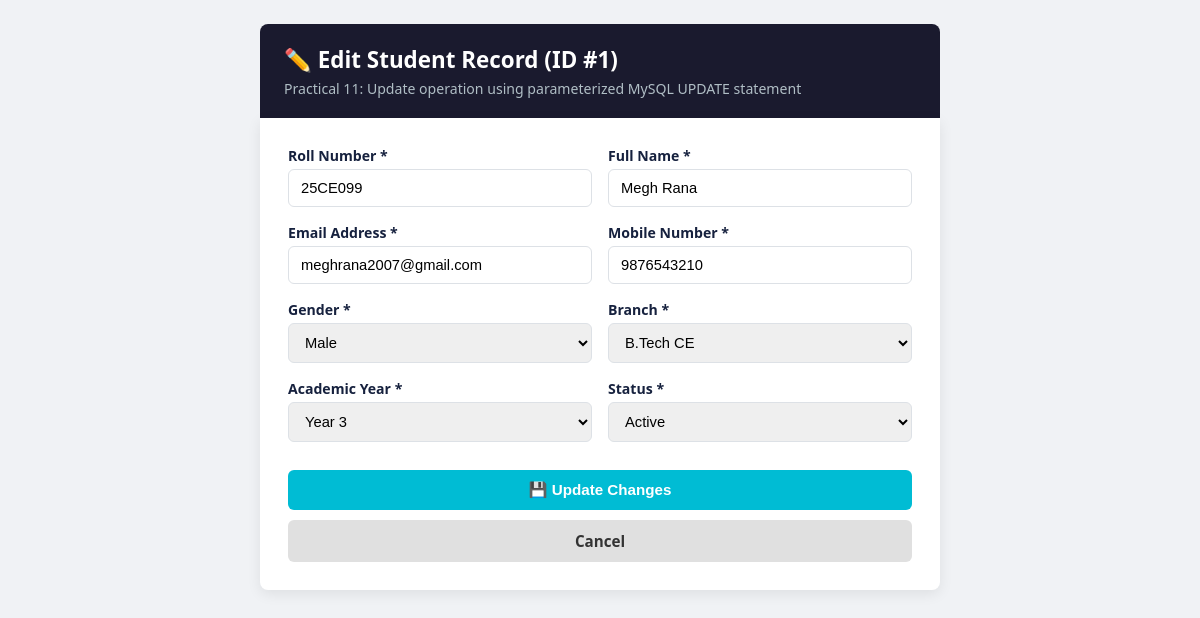
The page /edit_student.php?id=1 on the database its author committed.
### tables this page shows
CREATE TABLE IF NOT EXISTS `students` (
  `id` INT AUTO_INCREMENT PRIMARY KEY,
  `roll_no` VARCHAR(20) NOT NULL UNIQUE,
  `fullname` VARCHAR(100) NOT NULL,
  `email` VARCHAR(100) NOT NULL UNIQUE,
  `mobile` VARCHAR(15) NOT NULL,
  `gender` ENUM('male', 'female', 'other') NOT NULL,
  `course` VARCHAR(50) NOT NULL,
  `year` TINYINT UNSIGNED NOT NULL,
  `status` ENUM('active', 'inactive') NOT NULL DEFAULT 'active',
  `created_at` TIMESTAMP DEFAULT CURRENT_TIMESTAMP,
  `updated_at` TIMESTAMP DEFAULT CURRENT_TIMESTAMP ON UPDATE CURRENT_TIMESTAMP,
  INDEX `idx_course_year` (`course`, `year`),
  INDEX `idx_status` (`status`)
);

### edit_student.php (the view, shortened to what this page needs)
<?php
$id = (int)($_GET['id'] ?? $_POST['id'] ?? 0);
$errors = [];
$student = null;
try {
    $pdo = getDBConnection();
    $stmt = $pdo->prepare("SELECT * FROM students WHERE id = ? LIMIT 1");
    $stmt->execute([$id]);
    $student = $stmt->fetch();
} catch (Exception $e) {
    $_SESSION['flash_error'] = "Database error: " . $e->getMessage();
    header('Location: index.php');
    exit;
}
?>
<!DOCTYPE html>
<html lang="en">
<head>
</head>
<body>
    <div class="container">
        <header>
            <h1>✏️ Edit Student Record (ID #<?= $id ?>)</h1>
            <p>Practical 11: Update operation using parameterized MySQL UPDATE statement</p>
        </header>
        <div class="card" style="border-radius: 0 0 var(--radius) var(--radius);">
            <form method="POST" action="edit_student.php?id=<?= $id ?>" novalidate>
                <div class="form-grid">
                    <div class="form-group">
                        <label for="roll_no">Roll Number *</label>
                        <input type="text" id="roll_no" name="roll_no"
                               value="<?= htmlspecialchars($student['roll_no'] ?? '') ?>"
                               class="<?= isset($errors['roll_no']) ? 'is-invalid' : '' ?>" required>
                    </div>
                    <div class="form-group">
                        <label for="fullname">Full Name *</label>
                        <input type="text" id="fullname" name="fullname"
                               value="<?= htmlspecialchars($student['fullname'] ?? '') ?>"
                               class="<?= isset($errors['fullname']) ? 'is-invalid' : '' ?>" required>
                    </div>
                    <div class="form-group">
                        <label for="email">Email Address *</label>
                        <input type="email" id="email" name="email"
                               value="<?= htmlspecialchars($student['email'] ?? '') ?>"
                               class="<?= isset($errors['email']) ? 'is-invalid' : '' ?>" required>
                    </div>
                    <div class="form-group">
                        <label for="mobile">Mobile Number *</label>
                        <input type="text" id="mobile" name="mobile"
                               value="<?= htmlspecialchars($student['mobile'] ?? '') ?>"
                               class="<?= isset($errors['mobile']) ? 'is-invalid' : '' ?>" required maxlength="10">
                    </div>
                    <div class="form-group">
                        <label for="gender">Gender *</label>
                        <select id="gender" name="gender" required>
                            <option value="male" <?= ($student['gender'] ?? '') === 'male' ? 'selected' : '' ?>>Male</option>
                        </select>
                    </div>
                    <div class="form-group">
                        <label for="course">Branch *</label>
                        <select id="course" name="course" required>
                            <option value="btech-ce" <?= ($student['course'] ?? '') === 'btech-ce' ? 'selected' : '' ?>>B.Tech CE</option>
                        </select>
                    </div>
                    <div class="form-group">
                        <label for="year">Academic Year *</label>
                        <select id="year" name="year" required>
                            <option value="3" <?= (string)($student['year'] ?? '') === '3' ? 'selected' : '' ?>>Year 3</option>
                        </select>
                    </div>
                    <div class="form-group">
                        <label for="status">Status *</label>
                        <select id="status" name="status" required>
                            <option value="active" <?= ($student['status'] ?? '') === 'active' ? 'selected' : '' ?>>Active</option>
                        </select>
                    </div>
                    <div class="form-group full-width btn-group">
                        <button type="submit" class="btn btn-save">💾 Update Changes</button>
                        <a href="index.php" class="btn btn-cancel">Cancel</a>
                    </div>
                </div>
            </form>
        </div>
    </div>
</body>
</html>

### edit_student.php (style rules this page uses)
:root { --color-primary: #1a1a2e; --color-primary-lt: #16213e; --color-accent: #00bcd4; --color-accent-dark: #0097a7; --color-bg: #f0f2f5; --color-card: #ffffff; --color-danger: #c62828; --color-danger-bg: #ffcdd2; --color-border: #dde1e6; --radius: 8px; --shadow: 0 4px 14px rgba(0,0,0,0.08); --font-sans: 'Segoe UI', Tahoma, Geneva, Verdana, sans-serif; }
* { box-sizing: border-box; }
body { font-family: var(--font-sans); background: var(--color-bg); margin: 0; padding: 24px 16px; }
.container { max-width: 680px; margin: 0 auto; }
.card { background: var(--color-card); border-radius: var(--radius); padding: 28px; box-shadow: var(--shadow); }
header { background: var(--color-primary); color: #fff; padding: 20px 24px; border-radius: var(--radius) var(--radius) 0 0; }
header h1 { margin: 0 0 4px; font-size: 1.4rem; }
header p { margin: 0; color: #b0bec5; font-size: 0.88rem; }
.form-grid { display: grid; grid-template-columns: 1fr 1fr; gap: 16px; }
.full-width { grid-column: 1 / -1; }
.form-group { display: flex; flex-direction: column; gap: 4px; }
label { font-size: 0.88rem; font-weight: 600; color: var(--color-primary-lt); }
input[type="text"], input[type="email"], select { padding: 10px 12px; border: 1px solid var(--color-border); border-radius: 6px; font-size: 0.92rem; outline: none; }
.btn-group { display: flex; gap: 10px; margin-top: 12px; }
.btn { padding: 11px 20px; border-radius: 6px; font-weight: 600; font-size: 0.95rem; cursor: pointer; border: none; text-decoration: none; }
.btn-save { background: var(--color-accent); color: #fff; flex: 1; }
.btn-cancel { background: #e0e0e0; color: #333; text-align: center; }

### rows shown on the page
students: roll_no "25CE099", fullname "Megh Rana", email "meghrana2007@gmail.com", mobile "9876543210", gender "Male", course "B.Tech CE", year "Year 3", status "Active"

### other values the page prints
$id "1"
